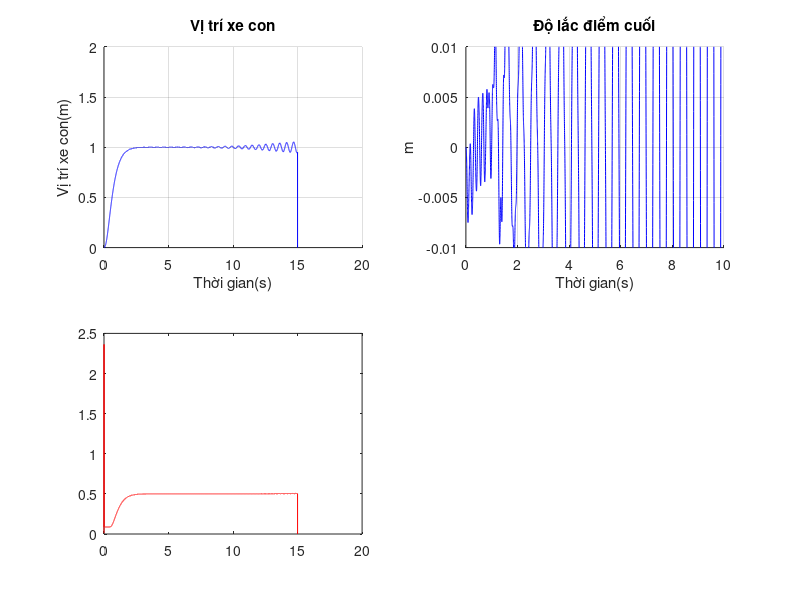

The MATLAB script that drew this image: (Note: this script raises an error after producing the figure.)
clc;clear;close all
pA=0.297;EI=0.754;g=9.81;
L=0.7;mw=13.1;mh=0.86;mk=0.04;m=14.15;
%%%%%%%%%%%%%%%%%%%%%%%%%%%%%%%%%%%%%%
% Chọn n,r, thời gian mô phỏng
tmax=15;
n=9;r=15000;
%%%%%%%%%%%%%%%%%%%%%%%%%%%%%%%%%%%%%%
% Chọn bộ điều khiển + SP 
sp1=1;sp2=0.5;
flag =4;
IS =1;
w_change=0;
l_change=0 ;
e=zeros(1,r);
eh=zeros(1,r);
%%%%%%%%%%%%%%%%%%%%%%%%%%%%%%%%%%%%%%
%Chọn thông số cho bộ quan sát trạng thái 
sp3=2;
T_set=2;
b0=1/(13.1);
b0_n=1/(0.86);
T_sam=0.001;
T_sam_n=0.001;
s_cl=-6/T_set;
s_eso=9*s_cl;
z_eso=exp(s_eso*T_sam);
Kd=-2*s_cl;                                
Kp=(s_cl)^2;
% l1=-3*s_eso;
% l2=3*(s_eso)^2;
% l3=-(s_eso)^3;
l1= 1-(z_eso)^3;
l2=3/(2*T_sam)*(1-z_eso)^2*(1+z_eso);
l3=1/T_sam^2*(1-z_eso)^3;
%Bộ quan sát trạng thái
A_LC= [-l1 1 0; -l2 0 1; -l3 0 0];
B=[0 b0 0];
L=[l1;l2;l3];
x1=zeros(1,r);
x2=zeros(1,r);
x3=zeros(1,r);
x1_n=zeros(1,r);
x2_n=zeros(1,r);
x3_n=zeros(1,r);
%%%%%%%%%%%%%%%%%%%%%%%%%%%%%%%%%%%%%%
dt=tmax/(r-1);
ds=L/(n-1); 
F1=zeros(1,r);
h=zeros(1,r);h(1:3)=ds;
w3=zeros(1,r);
F2=zeros(1,r);
l=2; %% vị trí ban đầu của xe nâng
w=zeros(n,r);

mk=zeros(1,r);mk(:)=0.04;

L=zeros(1,r);L(:)=0.7;

ds=zeros(1,r);ds(:)=0.7/(n-1);
if w_change == 1 
mk(1:round(r/3))=0.04;
mk(round(r/3):round(2*r/3))=2;
mk(round(2*r/3):r)=5;
end 
if l_change == 1 
L= zeros(1,r);
L(1:round(r/3))=0.7;
ds(1:round(r/3))=0.7/n;
L(round(r/3):round(2*r/3))=0.8;
ds(round(r/3):round(2*r/3))=0.8/n;
L(round(2*r/3):r)=1;
ds(round(2*r/3):r)=1/n;
end
%IS
f=6.13415;
 tis1 = 2*3.14/(3*2*3.14*f);
    tis2 = 4*3.14/(3*2*3.14*f);
    tis3 = 2*3.14/(2*3.14*f);
    ris1 = tis1/dt;
    ris2 = tis2/dt;
    ris3 = tis3/dt;
%%%%%%%%%%%%%%%%%%%%%%%%%%%%%%%%%%%%%%
%                       MÔ PHỎNG
for j =3:(r-2)
wsss0=(w(3,j)-2*w(2,j)+w(1,j))/(2*ds(j)^3);
w(1,j+1)=(F1(j+1)-EI*wsss0)*(dt^2/mw)+2*w(1,j)-w(1,j-1);%5b
for i=3:(n-2)
S2=(-EI*dt^2)/(ds(j)^4*pA);
S21=-EI*dt^2/ds(j)^3*mh;
wssss=w(i+2,j)-4*w(i+1,j)+6*w(i,j)-4*w(i-1,j)+w(i-2,j);
ddtx3=(w3(j)-2*w3(j-1)+w3(j-2))/(dt^2);
dyx2=(w(l+1,j-1)-w(l-1,j-1))/2*ds(j);
h(j+1)=(F2(j+1)-mh*g-mh*ddtx3*dyx2)*dt^2/mh+2*h(j)-h(j-1);%5c
if h(j+1)<ds(j)
    l=2;
    h(j+1)=ds(j);
end
if h(j+1)>L(j)-ds(j)
    l=n-1;
    h(j+1)=L(j)-ds(j);
end
if h(j+1)> ds(j) && h(j+1)<L(j+1)-ds(j)
    l= ceil(h(j+1)/ds(j));
end
if i == l
w(i,j+1) =S21*wssss+2*w(i,j)-w(i,j-1);%5d
w3(j+1)=w(i,j+1)-w(1,j+1);
end
if i ~= l 
w(i,j+1)=S2*wssss+2*w(i,j)-w(i,j-1);%5a
w3(j+1)=w(i,j+1)-w(1,j+1);
end
end
 S3=(EI*(dt^2))/(mk(j)*2*ds(j)^3);
 w(2,j+1)=w(1,j+1);
 wsssl=(-2*w(n,j)+3*w(n-1,j)-w(n-2,j));
 w(n,j+1)=2*w(n,j)-w(n,j-1)+S3*wsssl;%5e
 w(n-1,j+1)=(w(n,j+1)+w(n-2,j+1))/2;

%%%%%%%%%%%%%%%%%%%%%%%%%%%%%%%%%%%%%%%%%%%%%%%%%%%%%%%%%%%%%%%%%%%%%%%%%%
%%%%%%%%%%%%%%%%%%%%%%%%%%%%%%%%%%%%%%%%%%%%%%%%%%%%%%%%%%%%%%%%%%%%%%%%%%
%%%%%%%%%%%%%%%%%%%%%%%%%%%%%%%%%%%%%%%%%%%%%%%%%%%%%%%%%%%%%%%%%%%%                              
%%%%%%%%%%%%%%%%%%%%%%%%%%%%%%%%%%%%%%%%%%%%%%%%%%%%%%%%%%%%%%%%%%%
% flag =0 = check 
% flag = 1 = robust -PD
% flag = 2 = barrier
if flag == 0
F1(1:r/2)=10;
F1(r/2:r)=0;
F2(1:r/2)=10;
check2= zeros(1,r);
end
%%%%%%%%%%%%%%%%%%%%%%%%%%%%%%%%%%%%%%%%%%%%%%%%%%%%%%%%%%%%%%%%%%%%                              
if flag == 1 
%ROBUST-PD
%thông số robust - PD
k1=-5;kx=10;
kn=1;
%%%%%%%%%%%%%%%%%%%%%%%%%%%%%%%%%%%%%%%%%%%%%%%%%%%%%%%%%%%%%%%%%%%%%%  
dx1=(w(1,j+1)-w(1,j))/dt;
F1(j+2)=k1*(w(1,j+1)-sp1)-kx*dx1;
% if F1(j+2)>50
%     F1(j+2)=50;
% end
% if F1(j+2)<-50
%     F1(j+2)=-50;
% end
S2=(w(l+1,j+1)-2*w(l,j+1)+w(l-1,j+1))/(ds(j)^3);
dx2=(w(l+1,j+1)-w(l-1,j+1))/2*ds(j);
dtx2=(h(j+1)-h(j))/dt;
F2(j+2)=mh*g+EI*S2*dx2-(h(j+1)-sp2)-kn*dtx2;
end
%%%%%%%%%%%%%%%%%%%%%%%%%%%%%%%%%%%%%%%%%%%%%%%%%%%%%%%%%%%%%%%%%%%%                              
if flag == 2    
% barrier
% thông số 
k1=10;
k2=0;
k3=20;
k0=1;
kc=1;
z=w(l,j+1);
kmax=0.5;
%%%%%%%%%%%%%%%%%%%%%%%%%%%%%%%%%%%%%%%%%%%%%%%%%%%%%%%%%%%%%%%%%%%
dw1=(w(1,j+1)-w(1,j))/dt;
S1=kc/((kmax^2-z^2)*2.3)+k2;
F1(j+2)=-k1*(w(1,j+1)-sp1)-k3*dw1-S1*kmax*k0*dw1-S1*kmax;
end
if flag == 3
% PD 
% thông số
ki1 =8; kd1 =10 ;
ki2 =1200; kd2 =1200;
%e(j+2)=(sp1-w(1,j+1));
eh(j+1)=(sp2-h(j+1));
dx2=(sp2-h(j+1));
F1(j+2)= ki1*(sp1-w(1,j+1)) + kd1*(w(1,j)-w(1,j+1))/dt;
F2(j+2)= ki2*(sp2-h(j+1)) + kd2*(h(j)-h(j+1))/dt;
end
if flag ==4
% ADRC rời rạc hóa
x1(j+2)=(1-l1)*x1(j+1)+T_sam*(1-l1)*x2(j+1)+T_sam^2/2*(1-l1)*x3(j+1)+(b0*T_sam^2/2-l1*b0*T_sam^2/2)*F1(j+1)+l1*w(1,j+1);
x2(j+2)=-l2*x1(j+1)+(1-l2*T_sam)*x2(j+1)+(T_sam-l2*T_sam^2/2)*x3(j+1)+(b0*T_sam-l2*b0*T_sam^2/2)*F1(j+1)+l2*w(1,j+1);
x3(j+2)=-l3*x1(j+1)-l3*T_sam*x2(j+1)+(1-l3*T_sam^2/2)*x3(j+1)-l3*b0*T_sam^2/2*F1(j+1)+l3*w(1,j+1);
% Lực điều khiển F1 với giới hạn
F1(j+2) = (1/b0)*((Kp*(sp1 - x1(j+2)) - Kd*x2(j+2)) - x3(j+2));
F1(j+2) = min(max(F1(j+2), -50), 50);  % Giới hạn lực F1
%
x1_n(j+2)=(1-l1)*x1_n(j+1)+T_sam_n*(1-l1)*x2_n(j+1)+T_sam_n^2/2*(1-l1)*x3_n(j+1)+(b0_n*T_sam_n^2/2-l1*b0_n*T_sam_n^2/2)*F2(j+1)+l1*h(j+1);
x2_n(j+2)=-l2*x1_n(j+1)+(1-l2*T_sam_n)*x2_n(j+1)+(T_sam_n-l2*T_sam_n^2/2)*x3_n(j+1)+(b0_n*T_sam_n-l2*b0_n*T_sam_n^2/2)*F2(j+1)+l2*h(j+1);
x3_n(j+2)=-l3*x1_n(j+1)-l3*T_sam_n*x2_n(j+1)+(1-l3*T_sam_n^2/2)*x3_n(j+1)-l3*b0_n*T_sam_n^2/2*F2(j+1)+l3*h(j+1);
% Lực điều khiển F2 với giới hạn
F2(j+2) = (1/b0_n)*((Kp*(sp2 - x1_n(j+2)) - Kd*x2_n(j+2)) - x3_n(j+2));
 F2(j+2) = min(max(F2(j+2), -50), 50);  % Giới hạn lực F2
end
if flag ==5
    % ADRC rời rạc hóa + IS
    if IS==1
     spIS1= sp1*(1/2*us(j*dt)+1/2*us(j*dt-0.081511));
    end
     if IS==2
     spIS1= sp1*(1/4*us(j*dt)+1/2*us(j*dt-0.081511)+1/4*us(j*dt-0.163022));
     end
     if IS ==3
     spIS1= sp1*(1/6*us(j*dt)+1/3*us(j*dt-0.054341)+1/3*us(j*dt-0.108681)+1/6*us(j*dt-0.163022));
     end
     %
x1(j+2)=(1-l1)*x1(j+1)+T_sam*(1-l1)*x2(j+1)+T_sam^2/2*(1-l1)*x3(j+1)+(b0*T_sam^2/2-l1*b0*T_sam^2/2)*F1(j+1)+l1*w(1,j+1);
x2(j+2)=-l2*x1(j+1)+(1-l2*T_sam)*x2(j+1)+(T_sam-l2*T_sam^2/2)*x3(j+1)+(b0*T_sam-l2*b0*T_sam^2/2)*F1(j+1)+l2*w(1,j+1);
x3(j+2)=-l3*x1(j+1)-l3*T_sam*x2(j+1)+(1-l3*T_sam^2/2)*x3(j+1)-l3*b0*T_sam^2/2*F1(j+1)+l3*w(1,j+1);
% Lực điều khiển F1 với giới hạn
F1(j+2) = (1/b0)*((Kp*(spIS1 - x1(j+2)) - Kd*x2(j+2)) - x3(j+2));
% F1(j+2) = min(max(F1(j+2), -50), 50);  % Giới hạn lực F1
end
end
x=0:dt:tmax;
figure(1)
subplot(2,2,1)
grid on 
hold on
plot(x,w(1,:),'b',LineWidth=2.5);
xlabel('Thời gian(s)')
ylim([0 2])
ylabel('Vị trí xe con(m)')
title('Vị trí xe con')
subplot(2,2,2)
hold on 
grid on
dolac=zeros(1,r);
for i=1:r
dolac(i)=w(n,i)-w(1,i);
end
plot(x,dolac,'b',LineWidth=1);
title('Độ lắc điểm cuối');
xlabel('Thời gian(s)');
ylabel('m');
axis([0 10 -0.01 0.01])
check = w3-w(1,:);
subplot(2,2,3)
plot(x,h,'r');
title('Vị trí xe nâng',LineWidth=1);
xlabel('Thời gian(s)');
ylabel('m');
title('Vị trí xe nâng');
grid on
subplot(2,2,4)
grid on
plot(x,w3,LineWidth=1)
title('Độ lắc xe nâng');
xlabel('Thời gian(s)');
ylabel('m');

figure(2)
subplot(1,2,1)
plot(x,F1(1:r),LineWidth=1);
title('F1')
grid on
subplot(1,2,2)
plot(x,F2(1:r),LineWidth=1);
title('F2');
grid on
% figure(3)
% hold on
% grid on
% plot(x,mk,Linewidth=1);
% title("Khối lượng xe")
% figure(4)
% plot(x,L,Linewidth=1);
% title("Chiều dài của thang")
%%Phân tích phổ
figure(4)
Fs=1/dt;
time=0:dt:(r-2)*dt-dt;
l1=r;
fft_w=fft(w(n,:)-w(1,:),l1)*(2/l1);
abs_w=abs(fft_w);
freq=0:(1/time(end)):Fs/2-(1/time(end));
plot(freq,abs_w(1:length(freq)),'LineWidth',0.8);
hold on
grid on
set(gca, 'FontName', 'Times New Roman', 'FontSize', 9);
xlabel('Frequency(Hz)');
ylabel('Amplitude(m)');
title('Pho dao dong');
